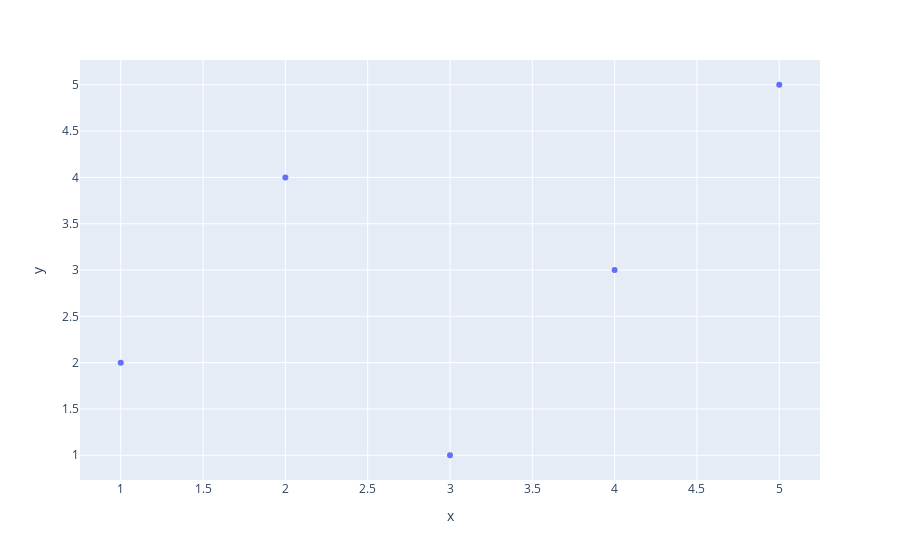

The notebook cell this image was saved under:
### Code cell
import pandas as pd
import plotly.express as px

# Crear un DataFrame de ejemplo
data = pd.DataFrame({
    'x': [1, 2, 3, 4, 5],
    'y': [2, 4, 1, 3, 5],
    'labels': ['Punto 1', 'Punto 2', 'Punto 3', 'Punto 4', 'Punto 5']
})

# Crear el gráfico interactivo con Plotly Express
fig = px.scatter(data, x='x', y='y', hover_data=['labels'])

# Configurar un evento personalizado para mantener abierto el tooltip al hacer clic
fig.update_traces(hovertemplate='Punto: %{hovertext}<br>X: %{x}<br>Y: %{y}')
fig.update_traces(customdata=data['labels'])  # Agregar los datos personalizados necesarios para el evento

def toggle_hover(trace, points, state):
    # Obtener los índices de los puntos seleccionados
    indices = points.point_inds
    
    # Actualizar el estado del tooltip (hoverinfo) en los puntos seleccionados
    for i in indices:
        fig.data[0].hoverinfo[i] = 'text' if state else 'skip'
    
    # Actualizar el gráfico
    fig.update_traces(hoverinfo=fig.data[0].hoverinfo)

# Conectar el evento personalizado al hacer clic sobre un punto
fig.data[0].on_click(toggle_hover)

# Mostrar el gráfico
fig.show()

### Figure 1 — Plotly figure (JSON) as saved in the notebook; plotly's stock layout.template omitted (floating-point values rounded to 4 significant figures)
{"data": [{"customdata": ["Punto 1", "Punto 2", "Punto 3", "Punto 4", "Punto 5"], "hovertemplate": "Punto: %{hovertext}<br>X: %{x}<br>Y: %{y}", "legendgroup": "", "marker": {"color": "#636efa", "symbol": "circle"}, "mode": "markers", "name": "", "orientation": "v", "showlegend": false, "type": "scatter", "x": [1, 2, 3, 4, 5], "xaxis": "x", "y": [2, 4, 1, 3, 5], "yaxis": "y"}], "layout": {"legend": {"tracegroupgap": 0}, "margin": {"t": 60}, "xaxis": {"anchor": "y", "domain": [0, 1], "title": {"text": "x"}}, "yaxis": {"anchor": "x", "domain": [0, 1], "title": {"text": "y"}}}}
